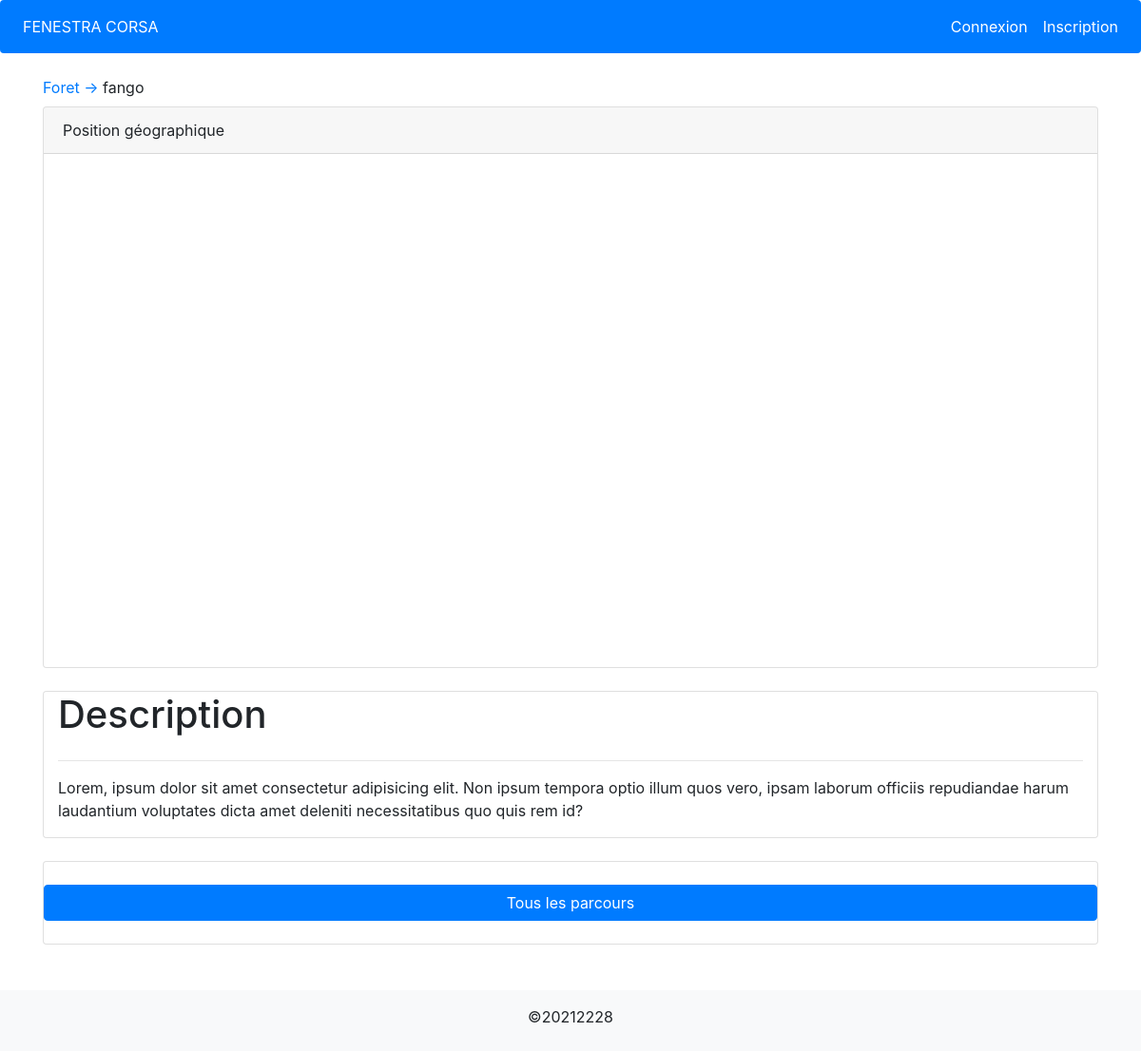
Page /falas_client/foret.php?id_foret=1 on the committed database.
### tables this page shows
CREATE TABLE IF NOT EXISTS `foret` (
  `id_foret` int(11) NOT NULL AUTO_INCREMENT,
  `nom_foret` varchar(150) DEFAULT NULL,
  `description_foret` text,
  `delimitation_foret` varchar(150) DEFAULT NULL,
  `photo_foret` varchar(150) NOT NULL,
  `id_utilisateur` int(11) NOT NULL,
  PRIMARY KEY (`id_foret`),
  KEY `id_utilisateur` (`id_utilisateur`)
);

### falas_client/foret.php (the view, shortened to what this page needs)
<?php
require 'header.php';
?>
  <br>
  <main class="flex-shrink-0">
  <div class="container homeContainer"  >
  <?php
  $id_foret= strip_tags($_GET['id_foret']);
  $requete=$bdd->prepare("SELECT * from foret where id_foret=?");
  $requete->execute(array($id_foret));
  $reponse = $requete->fetch();
  ?>
    <a href="index.php">Foret -></a>&nbsp;<label class="active"><?=$reponse['nom_foret']?></label>
    <div class="card">
        <div class="card-header">Position géographique</div>
        <div class="card-body">
            <blockquote class="blockquote mb-0">
              <div id="map" class= "col-md-12" style="height: 500px;"> </div>
            </blockquote>
        </div>
    </div>
    <br>
    <div class="container card">
      <h1>Description</h1>
      <hr>
    <p><?= $reponse['description_foret']; ?></p>
    </div>
    <br>
      <div class="card" >
        <br>
        <div><a href="all_parcours.php" class="btn btn-primary col ">Tous les parcours</a></div>
        <br>
      </div>
      <br>
    </div>
  <?php require_once 'footer.php'; ?>

### rows in the picture
foret: nom_foret "fango", description_foret "Lorem, ipsum dolor sit amet consectetur adipisicing elit. Non ipsum tempora optio illum quos vero, ipsam laborum officiis repudiandae harum laudantium voluptates dicta amet deleniti necessitatibus quo quis rem id?"
